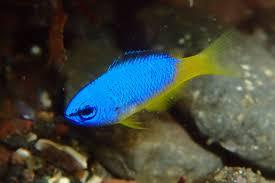
#> input picture opencv/img/fish01.jpg, 275 x 183 px
$ jupyter execute Question11-20.ipynb   (older library calls are emulated)
#> lines starting #> are read from the running program, lines starting #| are printed output that depends on the picture
[cell 1]
import numpy as np
import matplotlib.pyplot as plt
import cv2
from skimage import io

img_orig = io.imread('./img/fish01.jpg')
#> img_orig is the input picture: shape (183, 275, 3); mean R, G, B 63.2, 68, 59.9
img_gray = cv2.cvtColor(img_orig, cv2.COLOR_RGB2GRAY)
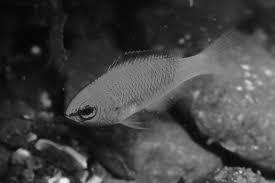
#> img_gray: shape (183, 275); min 1, max 244, mean 65.7

plt.figure(figsize=(12, 4))
plt.subplot(1, 2, 1); plt.imshow(img_orig); plt.title('orig')
plt.subplot(1, 2, 2); plt.imshow(img_gray, cmap='gray'); plt.title('gray')
plt.show()

## Q.11. 平滑化フィルタ, Smoothing filter
平滑化フィルタはフィルタ内の画素の平均値を出力するフィルタ

[cell 2]
img_smoth = cv2.blur(img_orig, (5, 5))

plt.figure(figsize=(12, 4))
plt.subplot(1, 2, 1); plt.title('input'); plt.imshow(img_orig)
plt.subplot(1, 2, 2); plt.title('answer'); plt.imshow(img_smoth)
plt.show()
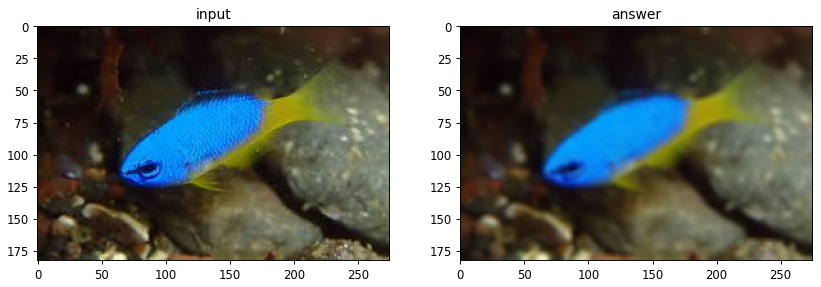
#> figure drawn by matplotlib, 2 panels

### カーネルサイズを変えてみる
カーネルサイズを大きくすると、ノイズが消えると同時に画像がぼやけるようになる。

[cell 3]
img_smooth = cv2.blur(img_orig, (9, 9))

plt.figure(figsize=(12, 4))
plt.subplot(1, 2, 1); plt.title('input'); plt.imshow(img_orig)
plt.subplot(1, 2, 2); plt.title('answer'); plt.imshow(img_smooth)
plt.show()

## Q.12. モーションフィルタ, Motion filter
モーションフィルタとは対角方向の平均値を取るフィルタである。

[cell 4]
def filter_motion(img, k_size=(3, 3)):
#> called with k_size = (5, 5)
    kernel = np.zeros(k_size)
    kernel[range(k_size[0]), range(k_size[0])] = 1 / k_size[0]
    return cv2.filter2D(img, -1, kernel)

img_motion = filter_motion(img_orig, k_size=(5, 5))

plt.figure(figsize=(12, 4))
plt.subplot(1, 2, 1); plt.title('input'); plt.imshow(img_orig)
plt.subplot(1, 2, 2); plt.title('answer'); plt.imshow(img_motion)
plt.show()

## Q.13. Max-Minフィルタ, Max-Min filter
Max-Minフィルタとはフィルタ内の画素の最大値と最小値の差を出力するフィルタであり、エッジ検出のフィルタの一つである。\
エッジ検出とは画像内の線を検出することであり、このような画像内の情報を抜き出す操作を特徴抽出と呼ぶ。\
エッジ検出では多くの場合、ゲレースケール画像に対してフィルタリングを行う。

[cell 5]
def filter_max_min(img, ksize=(5, 5)):
#> called with ksize = (5, 5)
    _img = img.copy().astype(np.float32)
    ksize_h, ksize_w = ksize

    # padding
    h, w = img.shape[:2]
#> h = 183; w = 275
    pad_top, pad_bottom = ksize_h, ksize_h
    pad_left, pad_right = ksize_w, ksize_w

    if len(_img.shape) == 2:
        _img = np.expand_dims(_img, axis=-1)

    _img = np.pad(_img, [(pad_top, pad_bottom), (pad_left, pad_right), (0, 0)], 'edge')
    out = np.zeros_like(_img)

    new_h, new_w = out.shape[:2]
#> new_h = 193; new_w = 285
    c = 1 if len(out.shape) == 2 else out.shape[2]
#> c = 1

    # filtering
    for iy in range(new_h - ksize_h):
        for ix in range(new_w - ksize_w):
            for ic in range(c):
                out[iy, ix, ic] = _img[iy:iy+ksize_h, ix:ix+ksize_w, ic].max() - _img[iy:iy+ksize_h, ix:ix+ksize_w, ic].min()
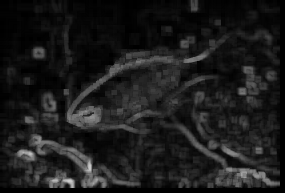
#> out: shape (193, 285, 1) float32; min 0, max 204, mean 27.3

    out = out[pad_top:pad_top+h, pad_left:pad_left+w]
#> out: shape (183, 275, 1) float32
    return np.clip(out, 0, 255).astype(np.uint8)
#> returned value: shape (183, 275, 1)

img_mm = filter_max_min(img_gray, (5, 5))

plt.figure(figsize=(12, 4))
plt.subplot(1, 2, 1); plt.title('input'); plt.imshow(img_gray, cmap='gray')
plt.subplot(1, 2, 2); plt.title('answer'); plt.imshow(img_mm[..., 0], cmap='gray')
plt.show()

## Q.14. 微分フィルタ, Differential filter
微分フィルタは輝度の急激な変化が怒っている部分のエッジを取り出すフィルタ。隣り合う画素同士の差を取る。

[cell 6]
def filter_diff(img, mode='x'):
#> called with mode = 'x'
    kernel = np.array([[0, 0, 0], [-1, 1, 0], [0, 0, 0]])

    if mode == 'y':
        kernel = np.array([[0, -1, 0], [0, 1, 0], [0, 0, 0]])
    return cv2.filter2D(img, -1, kernel)
#> returned value: shape (183, 275)

img_diff_x = filter_diff(img_gray, mode='x')
img_diff_y = filter_diff(img_gray, mode='y')

plt.figure(figsize=(12, 4))
plt.subplot(1, 3, 1); plt.title('input'); plt.imshow(img_orig)
plt.subplot(1, 3, 2); plt.title('answer x'); plt.imshow(img_diff_x)
plt.subplot(1, 3, 3); plt.title('answer y'); plt.imshow(img_diff_y)
plt.show()

## Q.15. プリューウィットフィルタ, Prewitt filter
Prewittフィルタはエッジ抽出フィルタの一種である。

[cell 7]
def filter_prewitt(img, k_size=(3, 3), mode='x'):
#> called with k_size = (3, 3), mode = 'x'
    k = np.zeros(k_size)
    if mode == 'x':
        k[:, 0] = 1
        k[:, -1] = -1
    else:
        k[0] = 1
        k[-1] = -1
    return cv2.filter2D(img, -1, k)
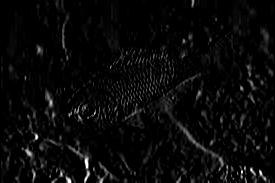
#> returned value: shape (183, 275); min 0, max 255, mean 9

img_prewitt_x = filter_prewitt(img_gray, mode='x')
img_prewitt_y = filter_prewitt(img_gray, mode='y')
#> call 2 of filter_prewitt, with k_size = (3, 3), mode = 'y'
#> in filter_prewitt (call 2), `return cv2.filter2D(img, -1, k)`:
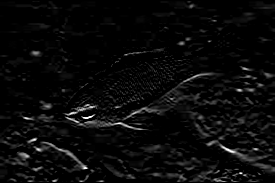
#> returned value: shape (183, 275); min 0, max 255, mean 10

plt.figure(figsize=(12, 4))
plt.subplot(1, 3, 1); plt.title('input'); plt.imshow(img_orig, cmap='gray')
plt.subplot(1, 3, 2); plt.title('answer x'); plt.imshow(img_prewitt_x, cmap='gray')
plt.subplot(1, 3, 3); plt.title('answer y'); plt.imshow(img_prewitt_y, cmap='gray')
plt.show()

## Q.16. ソーベルフィルタ, Sobel filter
Sobelフィルタもエッジを抽出するフィルタ

[cell 8]
img_sobel_x = cv2.Sobel(img_gray, cv2.CV_32F, 1, 0, ksize=3)
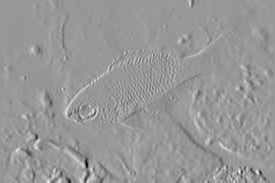
#> img_sobel_x: shape (183, 275) float32; min -594, max 408, mean 2.2; drawn with min black and max white
img_sobel_x -= img_sobel_x.min()
img_sobel_x /= img_sobel_x.max()

img_sobel_y = cv2.Sobel(img_gray, cv2.CV_32F, 0, 1, ksize=3)
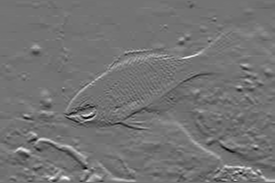
#> img_sobel_y: shape (183, 275) float32; min -430, max 522, mean 3.1; drawn with min black and max white
img_sobel_y -= img_sobel_y.min()
img_sobel_y /= img_sobel_y.max()

plt.figure(figsize=(12, 4))
plt.subplot(1, 3, 1); plt.title('input'); plt.imshow(img_orig, cmap='gray')
plt.subplot(1, 3, 2); plt.title('answer x'); plt.imshow(img_sobel_x, cmap='gray')
plt.subplot(1, 3, 3); plt.title('answer y'); plt.imshow(img_sobel_y, cmap='gray')
plt.show()

## Q.17. ラプラシアンフィルタ, Laplacoan filter
Laplacianフィルタとは輝度の二次微分を取ることでエッジ検出を行うフィルタである。

[cell 9]
img_lapl = cv2.Laplacian(img_gray, cv2.CV_32F)
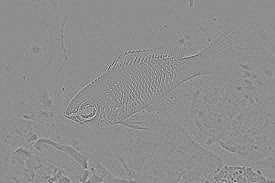
#> img_lapl: shape (183, 275) float32; min -275, max 218, mean 0; drawn with min black and max white
img_lapl -= img_lapl.min()
img_lapl /= img_lapl.max()

plt.figure(figsize=(12, 4))
plt.subplot(1, 2, 1); plt.title('input'); plt.imshow(img_orig, cmap='gray')
plt.subplot(1, 2, 2); plt.title('answer'); plt.imshow(img_lapl, cmap='gray')
plt.show()

## Q.18. エンボスフィルタ, Emboss filter
Embossフィルタとは輪郭部分を浮き出しにするフィルタ

[cell 10]
def filter_emboss(img):
    k = np.array([[-2, -1, 0], [-1, 1, 1], [0, 1, 2]])
    out = cv2.filter2D(img.astype(np.float32), -1, k)
#> out: shape (183, 275) float32
    out -= out.min()
    out /= out.max()
    return out

img_emboss = filter_emboss(img_gray)

plt.figure(figsize=(12, 4))
plt.subplot(1, 2, 1); plt.title('input'); plt.imshow(img_gray, cmap='gray')
plt.subplot(1, 2, 2); plt.title('answer'); plt.imshow(img_emboss, cmap='gray')
plt.show()

## Q.19. LoGフィルタ, LoG filter
LoGフィルタとはLaplacian of Gaussianであり、ガウシアンフィルタで画像を平滑化した後にラプラシアンフィルタで輪郭を取り出すフィルタ

[cell 11]
def filter_LoG(img, k_size=(3, 3), sigma=1.2):
    # kernel
#> called with k_size = (5, 5), sigma = 3
    k = np.zeros(k_size, dtype=np.float32)
    pad_x = k_size[0] // 2
    pad_y = k_size[1] // 2
    for x in range(-pad_y, -pad_y+k_size[1]):
        for y in range(-pad_x, -pad_x+k_size[0]):
            k[y+pad_y, x+pad_y] = (x ** 2 + y ** 2 - 2 * (sigma ** 2)) * np.exp(-(x ** 2 + y ** 2) / (2 * (sigma ** 2)))

    k /= (2 * np.pi * (sigma ** 6))
    k /= k.sum()

    out = cv2.filter2D(img.astype(np.float32), -1, k)
#> out: shape (183, 275, 3) float32
    out -= out.min()
    out /= out.max()

    return out

img_log = filter_LoG(img_orig, k_size=(5, 5), sigma=3)

plt.figure(figsize=(12, 4))
plt.subplot(1, 2, 1); plt.title('input'); plt.imshow(img_orig, cmap='gray')
plt.subplot(1, 2, 2); plt.title('answer'); plt.imshow(img_log, cmap='gray')
plt.show()

### カーネルのパラメータを変える

[cell 12]
plt.figure(figsize=(12, 4))

plt.subplot(1, 4, 1); plt.title('input'); plt.imshow(img_orig)

img_log = filter_LoG(img_orig, k_size=(5, 5), sigma = 3)
plt.subplot(1, 4, 2); plt.title('answer'); plt.imshow(img_log)

img_log = filter_LoG(img_orig, k_size=(12, 12), sigma = 3)
#> call 3 of filter_LoG, with k_size = (12, 12), sigma = 3
#> in filter_LoG (call 3), `out = cv2.filter2D(img.astype(np.float32), -1, k)`:
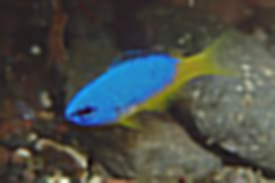
#> out: shape (183, 275, 3) float32; mean R, G, B 63.6, 68.5, 60.3; drawn with min black and max white
plt.subplot(1, 4, 3); plt.title('answer'); plt.imshow(img_log)

img_log = filter_LoG(img_orig, k_size=(5, 5), sigma = 9)
plt.subplot(1, 4, 4); plt.title('answer'); plt.imshow(img_log)

plt.show()

### Laplacian + Gaussianとの比較

[cell 13]
def filter_laplacian(img):
    k = np.array([[0, 1, 0], [1, -4, 1], [0, 1, 0]])
    out = cv2.filter2D(img.astype(np.float32), -1, k)
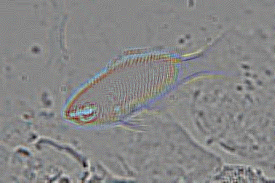
#> out: shape (183, 275, 3) float32; mean of channels 0, 1, 2 0, 0, 0; drawn with min black and max white
    out -= out.min() # normalize > [0, 1]
    out /= out.max()
    return out

img_gau = cv2.GaussianBlur(img_orig, (5, 5), 3)
img_lapl = filter_laplacian(img_gau.astype(np.float32))
img_lapl -= img_lapl.min()
img_lapl /= img_lapl.max()

plt.figure(figsize=(12, 4))

plt.subplot(1, 3, 1); plt.title('input'); plt.imshow(img_orig)
plt.subplot(1, 3, 2); plt.title('Gaussian'); plt.imshow(img_gau)
plt.subplot(1, 3, 3); plt.title('Lap + Gau'); plt.imshow(img_lapl)
plt.show()

$ run again, with opencv/img/fish02.jpg copied over opencv/img/fish01.jpg
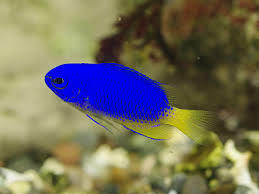
#> input picture opencv/img/fish02.jpg, 259 x 194 px
#> img_orig is the input picture: shape (194, 259, 3); mean R, G, B 115.4, 111.4, 91.1
#> after the loop in filter_max_min, `for iy in range(new_h - ksize_h):`:
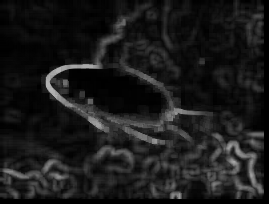
#> out: shape (204, 269, 1) float32; min 0, max 179, mean 26.4
#> in filter_laplacian, `out -= out.min()`:
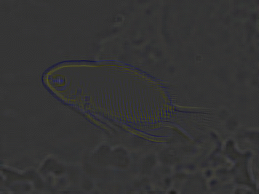
#> out: shape (194, 259, 3) float32; mean of channels 0, 1, 2 52, 52, 52; drawn as R, G, B
